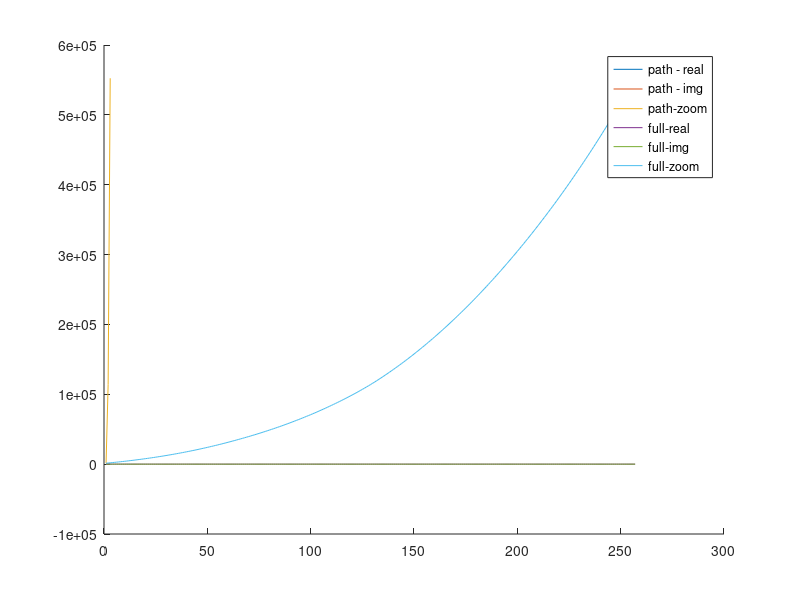

The MATLAB source for this figure:
function frames()
%path = [-0.75625 -0.125 12; -0.75125 -0.125 100; -0.7500556641395 -0.01285937583185 1765.5173];
%path=[-2 0.5 1; -1.9 0.4 2; -1.8 0.3 4; -1.7 0.2 7;  -1.6 0 11;]
path = [
            -1.7859375 0.00015625 1371.4286;
            -1.7864322699547 4.88313982295e-8 113988.87;
            -1.78646422796135 2.5770725876025e-7 552407.61;
        ];
    
numFrames = 7;

interpType = 'pchip';
full_path = path;
prev_path = path;
for k = 1:numFrames
    [m,~]=size(full_path);
    newM = m*2-1;
    full_path = zeros(newM, 3);
    full_path(1:2:newM, :) = prev_path(1:m, :);
    full_path(2:2:newM, 1) = interp1(prev_path(:,1), 1.5:1:m, interpType);
    full_path(2:2:newM, 2) = interp1(prev_path(:,2), 1.5:1:m, interpType);
    full_path(2:2:newM, 3) = interp1(prev_path(:,3), 1.5:1:m, interpType);
    prev_path = full_path;
    
    clf
    hold on
    plot(path)
    plot(full_path)
    legend('path - real', 'path - img', 'path-zoom', 'full-real', 'full-img', 'full-zoom')
end
[m,~]=size(full_path);
MAX_FRAMES = m;

    function c = corners(center)
        matrix = [center(1)*ones(4,1)+[-1 1 -1 1]'*realWidth/2 center(2)*ones(4,1)+[1 1 -1 -1]'*imgHeight/2];
        c = [matrix(1, :) matrix(2, :) matrix(3, :) matrix(4, :)];
    end

% angle = atan((path(2,2)-path(1,2))/(path(2,1)-path(1,1)))
% realWidth = DEFAULT_ZOOM
% imgHeight = DEFAULT_ZOOM*HEIGHT/WIDTH
% distance = path(2,1:2) - path(1,1:2)
% n=ceil(norm(distance)/realWidth-1)*2+4
% frames = ones(n, 8);
% corners(path(1,1:2))
% frames(1, :) = corners(path(1,1:2))
% frames(end, :) = corners(path(2,1:2))
% dir = distance/abs(distance)
% for k=2:n-1
%     frames(k, :) = corners(path(1,1:2)+dir*realWidth*k)
%     frames(k+1, :) = [frames(k-2)]
%     frames(k+2, :) = []
%     k=k+3
% end


    
end